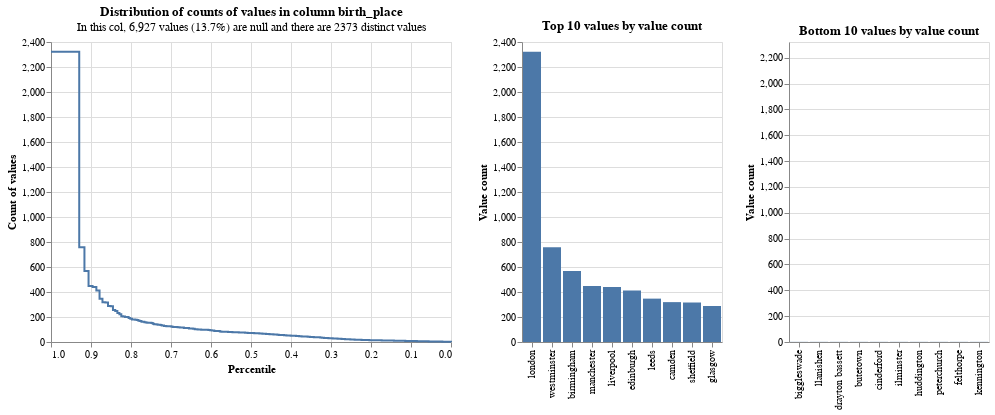

The cell this chart's notebook holds for it:
### Markdown cell above
### Actions to take as a result of the chart

In an ideal world, all of the columns in datasets used for linkage would be high cardinality with a low skew (i.e. many distinct values that are evenly distributed). This is rarely the case with real-life datasets, but there a number of steps to extract the most predictive value, particularly with skewed data.

#### Skewed String Columns

Consider the skew of `birth_place` in our example:

### Code cell
linker.profile_columns("birth_place")

### Figure 1 — Vega-Lite specification as saved in the notebook (floating-point values rounded to 4 significant figures; data arrays with more than 128 entries replaced by an {"elided": "..."} marker saying what was removed)
{"config": {"view": {"continuousWidth": 400, "continuousHeight": 300}}, "vconcat": [{"hconcat": [{"mark": {"type": "line", "interpolate": "step-after"}, "data": {"values": {"elided": "152 records"}}, "encoding": {"tooltip": [{"field": "value_count", "type": "quantitative"}, {"field": "percentile_ex_nulls", "type": "quantitative"}, {"field": "percentile_inc_nulls", "type": "quantitative"}, {"field": "total_non_null_rows", "type": "quantitative"}, {"field": "total_rows_inc_nulls", "type": "quantitative"}], "x": {"field": "percentile_ex_nulls", "sort": "descending", "title": "Percentile", "type": "quantitative"}, "y": {"field": "value_count", "title": "Count of values", "type": "quantitative"}}, "title": {"text": "Distribution of counts of values in column birth_place", "subtitle": "In this col, 6,927 values (13.7%) are null and there are 2373 distinct values"}}, {"mark": "bar", "data": {"values": [{"value_count": 2322, "group_name": "birth_place", "value": "london", "total_non_null_rows": 43651, "total_rows_inc_nulls": 50578, "distinct_value_count": 2373}, {"value_count": 759, "group_name": "birth_place", "value": "westminster", "total_non_null_rows": 43651, "total_rows_inc_nulls": 50578, "distinct_value_count": 2373}, {"value_count": 568, "group_name": "birth_place", "value": "birmingham", "total_non_null_rows": 43651, "total_rows_inc_nulls": 50578, "distinct_value_count": 2373}, {"value_count": 448, "group_name": "birth_place", "value": "manchester", "total_non_null_rows": 43651, "total_rows_inc_nulls": 50578, "distinct_value_count": 2373}, {"value_count": 440, "group_name": "birth_place", "value": "liverpool", "total_non_null_rows": 43651, "total_rows_inc_nulls": 50578, "distinct_value_count": 2373}, {"value_count": 413, "group_name": "birth_place", "value": "edinburgh", "total_non_null_rows": 43651, "total_rows_inc_nulls": 50578, "distinct_value_count": 2373}, {"value_count": 347, "group_name": "birth_place", "value": "leeds", "total_non_null_rows": 43651, "total_rows_inc_nulls": 50578, "distinct_value_count": 2373}, {"value_count": 319, "group_name": "birth_place", "value": "camden", "total_non_null_rows": 43651, "total_rows_inc_nulls": 50578, "distinct_value_count": 2373}, {"value_count": 316, "group_name": "birth_place", "value": "sheffield", "total_non_null_rows": 43651, "total_rows_inc_nulls": 50578, "distinct_value_count": 2373}, {"value_count": 288, "group_name": "birth_place", "value": "glasgow", "total_non_null_rows": 43651, "total_rows_inc_nulls": 50578, "distinct_value_count": 2373}]}, "encoding": {"tooltip": [{"field": "value", "type": "nominal"}, {"field": "value_count", "type": "quantitative"}, {"field": "total_non_null_rows", "type": "quantitative"}, {"field": "total_rows_inc_nulls", "type": "quantitative"}], "x": {"field": "value", "sort": "-y", "title": null, "type": "nominal"}, "y": {"field": "value_count", "title": "Value count", "type": "quantitative"}}, "title": "Top 10 values by value count"}, {"mark": "bar", "data": {"values": [{"value_count": 1, "group_name": "birth_place", "value": "biggleswade", "total_non_null_rows": 43651, "total_rows_inc_nulls": 50578, "distinct_value_count": 2373}, {"value_count": 1, "group_name": "birth_place", "value": "llanishen", "total_non_null_rows": 43651, "total_rows_inc_nulls": 50578, "distinct_value_count": 2373}, {"value_count": 1, "group_name": "birth_place", "value": "drayton bassett", "total_non_null_rows": 43651, "total_rows_inc_nulls": 50578, "distinct_value_count": 2373}, {"value_count": 1, "group_name": "birth_place", "value": "butetown", "total_non_null_rows": 43651, "total_rows_inc_nulls": 50578, "distinct_value_count": 2373}, {"value_count": 1, "group_name": "birth_place", "value": "cinderford", "total_non_null_rows": 43651, "total_rows_inc_nulls": 50578, "distinct_value_count": 2373}, {"value_count": 1, "group_name": "birth_place", "value": "ilminster", "total_non_null_rows": 43651, "total_rows_inc_nulls": 50578, "distinct_value_count": 2373}, {"value_count": 1, "group_name": "birth_place", "value": "huddington", "total_non_null_rows": 43651, "total_rows_inc_nulls": 50578, "distinct_value_count": 2373}, {"value_count": 1, "group_name": "birth_place", "value": "peterchurch", "total_non_null_rows": 43651, "total_rows_inc_nulls": 50578, "distinct_value_count": 2373}, {"value_count": 1, "group_name": "birth_place", "value": "felthorpe", "total_non_null_rows": 43651, "total_rows_inc_nulls": 50578, "distinct_value_count": 2373}, {"value_count": 1, "group_name": "birth_place", "value": "kennington", "total_non_null_rows": 43651, "total_rows_inc_nulls": 50578, "distinct_value_count": 2373}]}, "encoding": {"tooltip": [{"field": "value", "type": "nominal"}, {"field": "value_count", "type": "quantitative"}, {"field": "total_non_null_rows", "type": "quantitative"}, {"field": "total_rows_inc_nulls", "type": "quantitative"}], "x": {"field": "value", "sort": "-y", "title": null, "type": "nominal"}, "y": {"field": "value_count", "scale": {"domain": [0, 2322]}, "title": "Value count", "type": "quantitative"}}, "title": "Bottom 10 values by value count"}]}], "$schema": "https://vega.github.io/schema/vega-lite/v5.9.3.json"}
